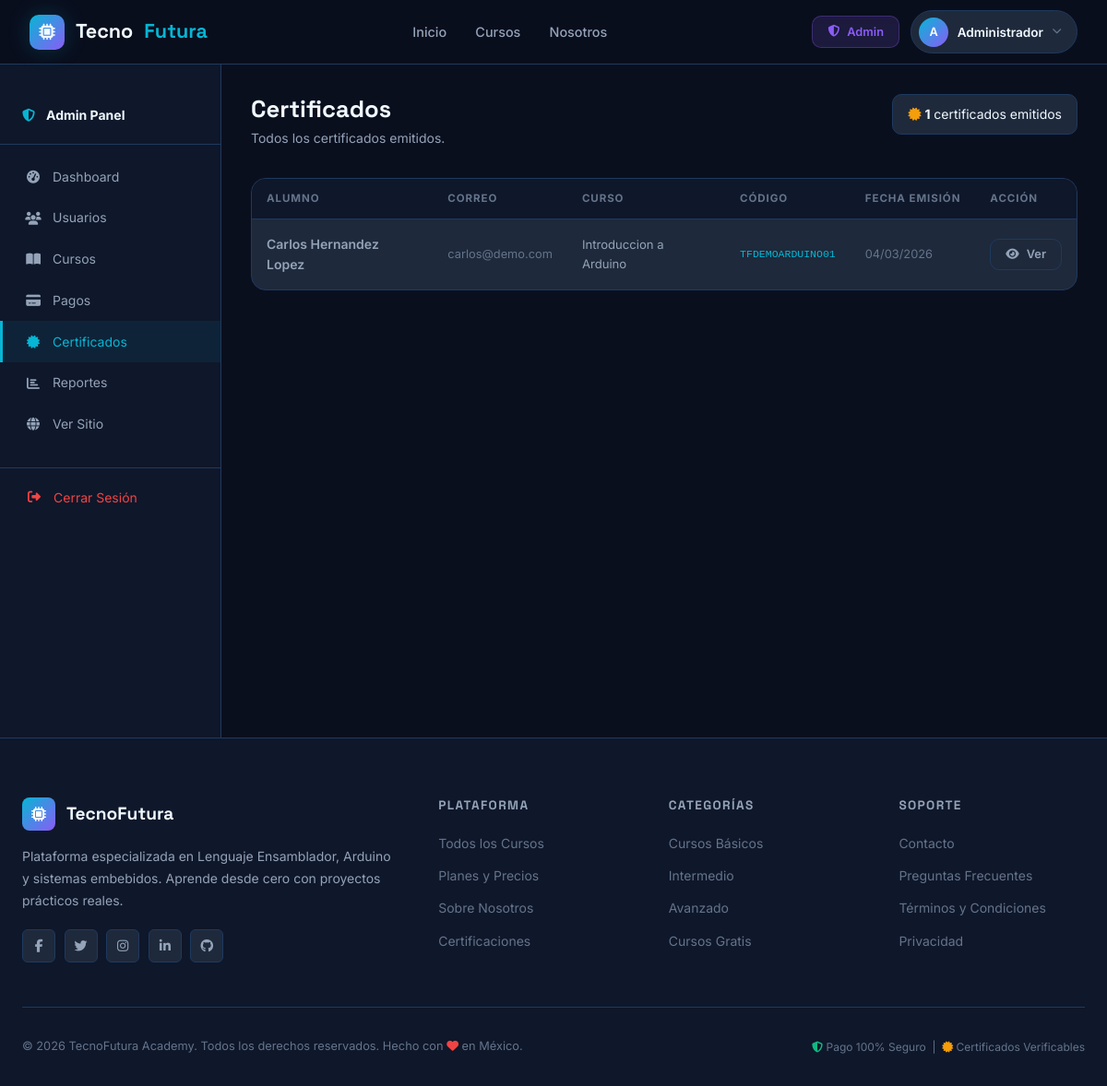
Screenshot of /admin/certificados.php (signed in) with the database file from the repository.
### tables this page shows
CREATE TABLE certificados (
    id_certificado INT AUTO_INCREMENT PRIMARY KEY,
    id_inscripcion INT NOT NULL,
    codigo_certificado VARCHAR(50) NOT NULL UNIQUE,
    fecha_emision TIMESTAMP DEFAULT CURRENT_TIMESTAMP,
    url_certificado VARCHAR(500),
    verificado BOOLEAN DEFAULT TRUE,
    FOREIGN KEY (id_inscripcion) REFERENCES inscripciones(id_inscripcion) ON DELETE CASCADE
);

CREATE TABLE usuarios (
    id_usuario INT AUTO_INCREMENT PRIMARY KEY,
    nombre_completo VARCHAR(150) NOT NULL,
    correo_electronico VARCHAR(150) NOT NULL UNIQUE,
    contrasena VARCHAR(255) NOT NULL,
    fecha_nacimiento DATE NOT NULL,
    id_rol INT NOT NULL,
    activo BOOLEAN DEFAULT TRUE,
    fecha_registro TIMESTAMP DEFAULT CURRENT_TIMESTAMP,
    ultima_sesion TIMESTAMP NULL,
    FOREIGN KEY (id_rol) REFERENCES roles(id_rol) ON DELETE RESTRICT
);

CREATE TABLE cursos (
    id_curso INT AUTO_INCREMENT PRIMARY KEY,
    nombre_curso VARCHAR(200) NOT NULL,
    descripcion TEXT,
    nivel ENUM('Básico', 'Intermedio', 'Avanzado') NOT NULL,
    duracion_horas INT NOT NULL,
    precio DECIMAL(10,2) DEFAULT 0.00,
    id_docente INT,
    activo BOOLEAN DEFAULT TRUE,
    fecha_creacion TIMESTAMP DEFAULT CURRENT_TIMESTAMP,
    fecha_actualizacion TIMESTAMP DEFAULT CURRENT_TIMESTAMP ON UPDATE CURRENT_TIMESTAMP,
    FOREIGN KEY (id_docente) REFERENCES docentes(id_docente) ON DELETE SET NULL
);

### backend/classes/Database.php (called while the page is built, shortened)
<?php
class Database {
    private static $instance = null;
    private $connection;
    private function __construct() {
        try {
            $dsn = "mysql:host=" . DB_HOST . ";dbname=" . DB_NAME . ";charset=" . DB_CHARSET;
            $this->connection = new PDO($dsn, DB_USER, DB_PASS, DB_OPTIONS);
        } catch (PDOException $e) {
            die("Error de conexión a la base de datos: " . $e->getMessage());
        }
    }
    public static function getInstance() {
        if (self::$instance === null) {
            self::$instance = new self();
        }
        return self::$instance;
    }
    public function getConnection() {
        return $this->connection;
    }
}

### backend/classes/Certificado.php (called while the page is built, shortened)
<?php
require_once __DIR__ . '/Database.php';
class Certificado {
    private $db;
    public function __construct() {
        $this->db = Database::getInstance()->getConnection();
    }
    public function todos(): array {
        $stmt = $this->db->query("SELECT cert.*, c.nombre_curso, u.nombre_completo,
            u.correo_electronico
            FROM certificados cert
            JOIN inscripciones i ON cert.id_inscripcion = i.id_inscripcion
            JOIN cursos c ON i.id_curso = c.id_curso
            JOIN alumnos a ON i.id_alumno = a.id_alumno
            JOIN usuarios u ON a.id_usuario = u.id_usuario
            ORDER BY cert.fecha_emision DESC");
        return $stmt->fetchAll();
    }
}

### admin/certificados.php (the view, shortened to what this page needs)
<?php
require_once __DIR__ . '/../backend/classes/Certificado.php';
$cert_obj = new Certificado();
$certs    = $cert_obj->todos();
include_once __DIR__ . '/../includes/header.php';
?>
<div style="margin-top:var(--navbar-height);display:grid;grid-template-columns:240px 1fr;min-height:calc(100vh - var(--navbar-height))">
<aside class="admin-sidebar">
  <div class="admin-sidebar-header"><i class="fas fa-shield-alt"></i><span>Admin Panel</span></div>
  <nav class="admin-nav">
    <a href="<?= SITE_URL ?>/admin" class="admin-nav-item"><i class="fas fa-tachometer-alt"></i> Dashboard</a>
    <a href="<?= SITE_URL ?>/admin/usuarios.php" class="admin-nav-item"><i class="fas fa-users"></i> Usuarios</a>
    <a href="<?= SITE_URL ?>/admin/cursos.php" class="admin-nav-item"><i class="fas fa-book-open"></i> Cursos</a>
    <a href="<?= SITE_URL ?>/admin/pagos.php" class="admin-nav-item"><i class="fas fa-credit-card"></i> Pagos</a>
    <a href="<?= SITE_URL ?>/admin/certificados.php" class="admin-nav-item active"><i class="fas fa-certificate"></i> Certificados</a>
    <a href="<?= SITE_URL ?>/admin/reportes.php" class="admin-nav-item"><i class="fas fa-chart-bar"></i> Reportes</a>
    <a href="<?= SITE_URL ?>" class="admin-nav-item"><i class="fas fa-globe"></i> Ver Sitio</a>
    <div style="margin-top:auto;padding:.75rem 0 0;border-top:1px solid var(--border);margin:1.5rem 0 0"><form method="POST" action="<?= SITE_URL ?>/backend/auth/logout.php" style="padding:0 .25rem"><button type="submit" class="admin-nav-item" style="width:100%;background:none;border:none;cursor:pointer;color:var(--danger);text-align:left"><i class="fas fa-sign-out-alt"></i> Cerrar Sesión</button></form></div>
  </nav>
</aside>
<div class="admin-main">
  <div class="admin-header">
    <div><h1 class="admin-title">Certificados</h1><p class="admin-subtitle">Todos los certificados emitidos.</p></div>
    <div style="background:var(--bg-card);border:1px solid var(--border);padding:.6rem 1rem;border-radius:var(--radius);font-size:.875rem">
      <i class="fas fa-certificate" style="color:var(--warning)"></i>
      <strong><?= count($certs) ?></strong> certificados emitidos
    </div>
  </div>
  <div style="background:var(--bg-card);border:1px solid var(--border);border-radius:var(--radius-lg);overflow:hidden">
    <table class="data-table">
      <thead><tr><th>Alumno</th><th>Correo</th><th>Curso</th><th>Código</th><th>Fecha Emisión</th><th>Acción</th></tr></thead>
      <tbody>
        <?php foreach ($certs as $c): ?>
        <tr>
          <td style="font-weight:600"><?= htmlspecialchars($c['nombre_completo']) ?></td>
          <td style="font-size:.8rem;color:var(--text-muted)"><?= htmlspecialchars($c['correo_electronico']) ?></td>
          <td style="max-width:200px;font-size:.82rem"><?= htmlspecialchars($c['nombre_curso']) ?></td>
          <td style="font-family:monospace;font-size:.72rem;color:var(--primary)"><?= $c['codigo_certificado'] ?></td>
          <td style="font-size:.8rem;color:var(--text-muted)"><?= date('d/m/Y', strtotime($c['fecha_emision'])) ?></td>
          <td>
            <a href="<?= SITE_URL ?>/certificados/ver.php?codigo=<?= $c['codigo_certificado'] ?>" class="btn btn-ghost btn-sm" target="_blank">
              <i class="fas fa-eye"></i> Ver
            </a>
          </td>
        </tr>
        <?php endforeach; ?>
      </tbody>
    </table>
  </div>
</div>
</div>
<?php include_once __DIR__ . '/../includes/footer.php'; ?>

### css/styles.css (style rules this page uses)
:root { --primary: #06b6d4; --primary-dark: #0891b2; --primary-light: #67e8f9; --secondary: #8b5cf6; --secondary-dark: #7c3aed; --accent: #f59e0b; --success: #10b981; --danger: #ef4444; --warning: #f59e0b; --info: #3b82f6; --bg-base: #0a0f1e; --bg-surface: #0f172a; --bg-card: #1e293b; --bg-card-hover: #243047; --bg-muted: #162032; --bg-input: #1a2540; --bg-modal: #111827; --border: #1e3a5f; --border-light: #253756; --text-primary: #f0f9ff; --text-secondary: #94a3b8; --text-muted: #64748b; --shadow-sm: 0 1px 3px rgba(0,0,0,.4); --shadow-md: 0 4px 16px rgba(0,0,0,.5); --shadow-lg: 0 8px 32px rgba(0,0,0,.6); --shadow-glow: 0 0 24px rgba(6,182,212,.2); --shadow-glow-purple: 0 0 24px rgba(139,92,246,.2); --grad-primary: linear-gradient(135deg,#06b6d4,#8b5cf6); --grad-hero: linear-gradient(135deg,#0a0f1e 0%,#0c1225 50%,#110b24 100%); --font-body: 'Inter', system-ui, sans-serif; --font-heading: 'Space Grotesk', 'Inter', sans-serif; --transition: all .25s cubic-bezier(.4,0,.2,1); --transition-slow: all .4s cubic-bezier(.4,0,.2,1); --radius-sm: 6px; --radius: 10px; --radius-lg: 16px; --radius-xl: 24px; --radius-full: 9999px; --navbar-height: 70px; }
*,*::before,*::after { box-sizing:border-box;margin:0;padding:0 }
html { scroll-behavior:smooth }
body { font-family:var(--font-body);background:var(--bg-base);color:var(--text-primary);line-height:1.6;min-height:100vh;-webkit-font-smoothing:antialiased }
a { color:var(--primary);text-decoration:none;transition:var(--transition) }
button { cursor:pointer;font-family:var(--font-body) }
h1,h2,h3,h4,h5,h6 { font-family:var(--font-heading);font-weight:700;line-height:1.25;color:var(--text-primary) }
.btn { display:inline-flex;align-items:center;justify-content:center;gap:.5rem;padding:.65rem 1.5rem;border-radius:var(--radius);font-size:.9rem;font-weight:600;border:none;cursor:pointer;transition:var(--transition);text-decoration:none;white-space:nowrap;line-height:1.4 }
.btn-sm { padding:.45rem 1rem;font-size:.8rem }
.btn-ghost { background:transparent;color:var(--text-secondary);border:1px solid var(--border) }
.admin-sidebar { background:var(--bg-surface);border-right:1px solid var(--border);padding:1.5rem 0;position:sticky;top:var(--navbar-height);height:calc(100vh - var(--navbar-height));overflow-y:auto }
.admin-nav-item { display:flex;align-items:center;gap:.75rem;padding:.7rem 1.5rem;color:var(--text-secondary);font-size:.875rem;transition:var(--transition);border-left:3px solid transparent }
.admin-nav-item.active { color:var(--primary);background:rgba(6,182,212,.08);border-left-color:var(--primary) }
.admin-nav-item i { width:18px;text-align:center }
.admin-main { padding:2rem }
.admin-header { display:flex;align-items:flex-start;justify-content:space-between;gap:1rem;flex-wrap:wrap;margin-bottom:2rem }
.admin-title { font-size:1.6rem;font-weight:800;margin:0 }
.admin-subtitle { color:var(--text-secondary);font-size:.875rem;margin:.3rem 0 0 }
.admin-sidebar-header { display:flex;align-items:center;gap:.75rem;padding:1.25rem 1.5rem;border-bottom:1px solid var(--border);margin-bottom:.75rem;font-size:.875rem;font-weight:700;color:var(--text-primary) }
.admin-sidebar-header i { color:var(--primary) }
.admin-nav { display:flex;flex-direction:column }
.data-table { width:100%;border-collapse:collapse;font-size:.875rem }
.data-table th { padding:.75rem 1rem;text-align:left;font-size:.72rem;font-weight:700;text-transform:uppercase;letter-spacing:.08em;color:var(--text-muted);border-bottom:1px solid var(--border);background:var(--bg-surface);white-space:nowrap }
.data-table td { padding:1rem;border-bottom:1px solid rgba(255,255,255,.03);color:var(--text-secondary);vertical-align:middle }
.data-table tr:last-child td { border-bottom:none }

### rows the page displays
certificados: usuarios.nombre_completo "Carlos Hernandez Lopez", usuarios.correo_electronico "carlos@demo.com", cursos.nombre_curso "Introduccion a Arduino", codigo_certificado "TFDEMOARDUINO01", fecha_emision "04/03/2026"

### other values shown
$initials "A"
explode(' ', $user_name)[0] "Administrador"
count($certs) "1"
